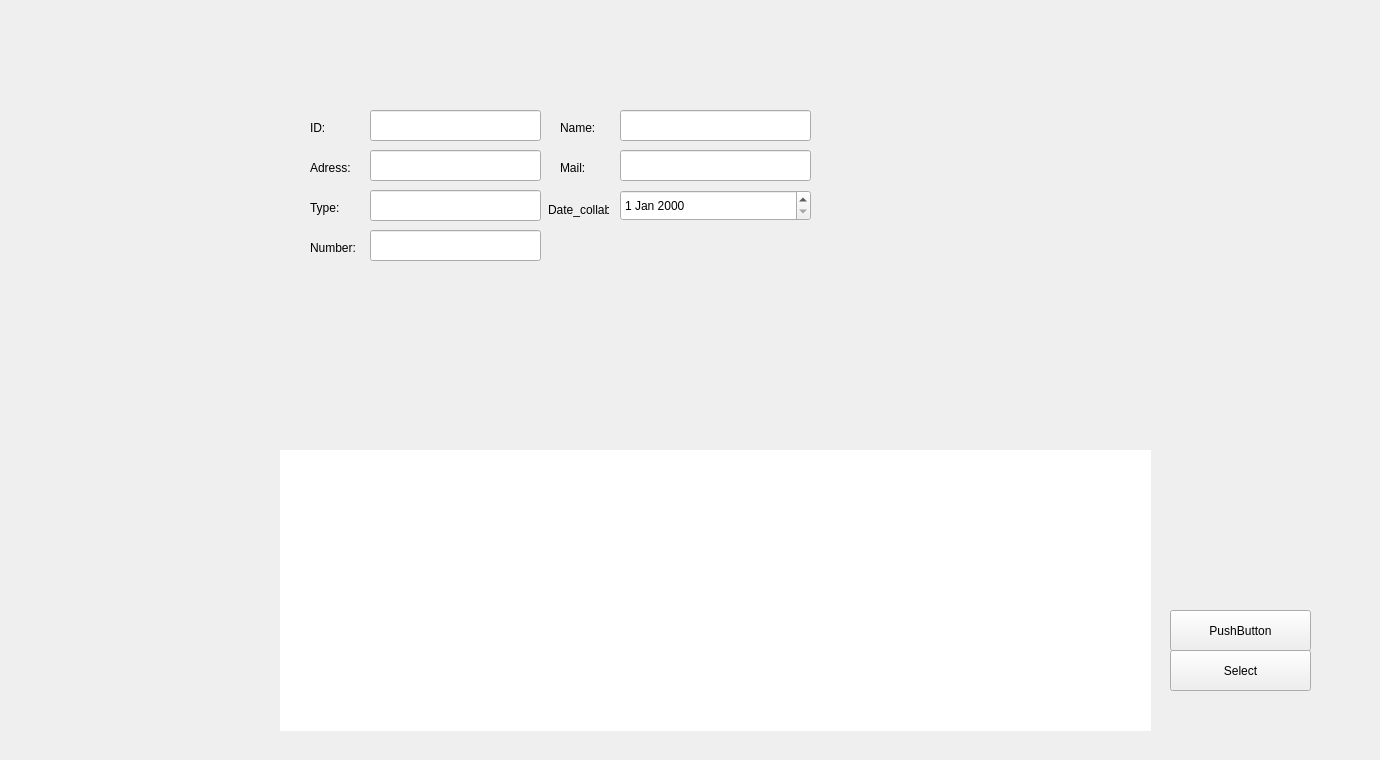
      <widget class="QWidget" name="page_8">
       <property name="styleSheet">
        <string notr="true">#page_8{
border-image:url(:ui_f.png);
background:none;
border:none;
background-repeat:none;
}</string>
       </property>
       <widget class="QPushButton" name="modify_button_f">
        <property name="geometry">
         <rect>
          <x>610</x>
          <y>280</y>
          <width>131</width>
          <height>41</height>
         </rect>
        </property>
        <property name="styleSheet">
         <string notr="true">#modify_button_f{
background-color:blue;

background:none;
border:none;
background-repeat:none;
}
#modify_button_f{
background-color:transparent;
border-image:url(:modify_on.png);
background:none;
border:none;
background-repeat:none;
}</string>
        </property>
        <property name="text">
         <string/>
        </property>
       </widget>
       <widget class="QPushButton" name="Delete_button_f">
        <property name="geometry">
         <rect>
          <x>740</x>
          <y>280</y>
          <width>141</width>
          <height>41</height>
         </rect>
        </property>
        <property name="sizePolicy">
         <sizepolicy hsizetype="Minimum" vsizetype="MinimumExpanding">
          <horstretch>0</horstretch>
          <verstretch>0</verstretch>
         </sizepolicy>
        </property>
        <property name="styleSheet">
         <string notr="true">#Delete_button_f{
background-color:blue;

background:none;
border:none;
background-repeat:none;
}
#Delete_button_f{
background-color:transparent;
border-image:url(:delete_on.png);
background:none;
border:none;
background-repeat:none;
}</string>
        </property>
        <property name="text">
         <string/>
        </property>
       </widget>
       <widget class="QPushButton" name="delete_conf_f">
        <property name="geometry">
         <rect>
          <x>660</x>
          <y>340</y>
          <width>381</width>
          <height>191</height>
         </rect>
        </property>
        <property name="styleSheet">
         <string notr="true">#delete_conf_f{
background-color:transparent;
border-image:url(:delete_conf_f.png);
background:none;
border:none;
background-repeat:none;
}</string>
        </property>
        <property name="text">
         <string/>
        </property>
       </widget>
       <widget class="QPushButton" name="delete_ok_f">
        <property name="geometry">
         <rect>
          <x>695</x>
          <y>474</y>
          <width>141</width>
          <height>41</height>
         </rect>
        </property>
        <property name="sizePolicy">
         <sizepolicy hsizetype="Minimum" vsizetype="Minimum">
          <horstretch>0</horstretch>
          <verstretch>0</verstretch>
         </sizepolicy>
        </property>
        <property name="styleSheet">
         <string notr="true">#delete_ok_f{
background-color:blue;

background:none;
border:none;
background-repeat:none;
}
#delete_ok_f:hover{
background-color:transparent;
border-image:url(:delet_ok.png);
background:none;
border:none;
background-repeat:none;
}</string>
        </property>
        <property name="text">
         <string/>
        </property>
       </widget>
       <widget class="QPushButton" name="cancel_delt_f">
        <property name="geometry">
         <rect>
          <x>869</x>
          <y>471</y>
          <width>135</width>
          <height>42</height>
         </rect>
        </property>
        <property name="autoFillBackground">
         <bool>false</bool>
        </property>
        <property name="styleSheet">
         <string notr="true">
#cancel_delt_f{
background-color:blue;

background:none;
border:none;
background-repeat:none;
}
#cancel_delt_f:hover{
background-color:transparent;
border-image:url(:delete_confirm.png);
background:none;
border:none;
background-repeat:none;
}</string>
        </property>
        <property name="text">
         <string/>
        </property>
       </widget>
       <widget class="QTableView" name="tableView_f">
        <property name="geometry">
         <rect>
          <x>280</x>
          <y>450</y>
          <width>871</width>
          <height>281</height>
         </rect>
        </property>
        <property name="styleSheet">
         <string notr="true">#tableView_f{
background-color:transparent;
background:none;
border:none;
background-repeat:none;
}</string>
        </property>
       </widget>
       <widget class="QLineEdit" name="search_f">
        <property name="geometry">
         <rect>
          <x>330</x>
          <y>30</y>
          <width>261</width>
          <height>61</height>
         </rect>
        </property>
        <property name="font">
         <font>
          <pointsize>16</pointsize>
         </font>
        </property>
        <property name="styleSheet">
         <string notr="true">#search_f{
background-color:blue;

background:transparent;
border:none;
background-repeat:none;
}</string>
        </property>
       </widget>
       <widget class="QLabel" name="emp_pic_f">
        <property name="geometry">
         <rect>
          <x>290</x>
          <y>160</y>
          <width>101</width>
          <height>101</height>
         </rect>
        </property>
        <property name="text">
         <string/>
        </property>
       </widget>
       <widget class="QPushButton" name="search_butt_2">
        <property name="geometry">
         <rect>
          <x>610</x>
          <y>31</y>
          <width>61</width>
          <height>61</height>
         </rect>
        </property>
        <property name="styleSheet">
         <string notr="true">#search_butt_2{
background-color:blue;

background:none;
border:none;
background-repeat:none;
}</string>
        </property>
        <property name="text">
         <string/>
        </property>
       </widget>
       <widget class="QLabel" name="name_label_f">
        <property name="geometry">
         <rect>
          <x>420</x>
          <y>200</y>
          <width>121</width>
          <height>61</height>
         </rect>
        </property>
        <property name="font">
         <font>
          <pointsize>12</pointsize>
         </font>
        </property>
        <property name="text">
         <string/>
        </property>
       </widget>
       <widget class="QPushButton" name="refresh_emp_f">
        <property name="geometry">
         <rect>
          <x>290</x>
          <y>160</y>
          <width>101</width>
          <height>101</height>
         </rect>
        </property>
        <property name="styleSheet">
         <string notr="true">#refresh_emp_f{
background-color:transparent;
background:none;
border:none;
background-repeat:none;
}</string>
        </property>
        <property name="text">
         <string/>
        </property>
       </widget>
       <widget class="QLabel" name="number_f">
        <property name="geometry">
         <rect>
          <x>745</x>
          <y>200</y>
          <width>161</width>
          <height>61</height>
         </rect>
        </property>
        <property name="font">
         <font>
          <pointsize>12</pointsize>
         </font>
        </property>
        <property name="text">
         <string/>
        </property>
       </widget>
       <widget class="QLabel" name="type">
        <property name="geometry">
         <rect>
          <x>920</x>
          <y>200</y>
          <width>161</width>
          <height>61</height>
         </rect>
        </property>
        <property name="font">
         <font>
          <pointsize>12</pointsize>
         </font>
        </property>
        <property name="text">
         <string/>
        </property>
       </widget>
       <widget class="QPushButton" name="export_f">
        <property name="geometry">
         <rect>
          <x>1300</x>
          <y>500</y>
          <width>71</width>
          <height>71</height>
         </rect>
        </property>
        <property name="styleSheet">
         <string notr="true">#export_f{
background-color:transparent;
border-image:url(:file.png);
background:none;
border:none;
background-repeat:none;
}</string>
        </property>
        <property name="text">
         <string/>
        </property>
       </widget>
       <widget class="QLabel" name="statis_f">
        <property name="geometry">
         <rect>
          <x>280</x>
          <y>510</y>
          <width>361</width>
          <height>241</height>
         </rect>
        </property>
        <property name="font">
         <font>
          <pointsize>9</pointsize>
         </font>
        </property>
        <property name="text">
         <string/>
        </property>
        <property name="pixmap">
         <pixmap resource="images/images.qrc">:/statbar.png</pixmap>
        </property>
       </widget>
       <widget class="QPushButton" name="toggle_statis_f">
        <property name="geometry">
         <rect>
          <x>240</x>
          <y>600</y>
          <width>51</width>
          <height>41</height>
         </rect>
        </property>
        <property name="styleSheet">
         <string notr="true">#toggle_statis_f{
background-color:blue;
background-color:transparent;
background:none;
border:none;
background-repeat:none;
}
</string>
        </property>
        <property name="text">
         <string/>
        </property>
       </widget>
       <widget class="QPushButton" name="pushButton_f">
        <property name="geometry">
         <rect>
          <x>330</x>
          <y>610</y>
          <width>141</width>
          <height>41</height>
         </rect>
        </property>
        <property name="styleSheet">
         <string notr="true">#pushButton_f{
background-color:blue;

background:transparent;
border:none;
background-repeat:none;
}</string>
        </property>
        <property name="text">
         <string/>
        </property>
       </widget>
       <widget class="QPushButton" name="pushButton_4">
        <property name="geometry">
         <rect>
          <x>30</x>
          <y>260</y>
          <width>231</width>
          <height>61</height>
         </rect>
        </property>
        <property name="styleSheet">
         <string notr="true">#pushButton_4{
background-color:blue;
background-color:transparent;
background:none;
border:none;
background-repeat:none;
}
</string>
        </property>
        <property name="text">
         <string/>
        </property>
       </widget>
       <widget class="QPushButton" name="pushButton_5">
        <property name="geometry">
         <rect>
          <x>40</x>
          <y>380</y>
          <width>171</width>
          <height>61</height>
         </rect>
        </property>
        <property name="styleSheet">
         <string notr="true">#pushButton_5{
background-color:blue;
background-color:transparent;
background:none;
border:none;
background-repeat:none;
}
</string>
        </property>
        <property name="text">
         <string/>
        </property>
       </widget>
       <widget class="QLabel" name="qr_image">
        <property name="geometry">
         <rect>
          <x>1150</x>
          <y>450</y>
          <width>151</width>
          <height>151</height>
         </rect>
        </property>
        <property name="text">
         <string/>
        </property>
       </widget>
       <widget class="QPushButton" name="generate_qrcode">
        <property name="geometry">
         <rect>
          <x>1170</x>
          <y>610</y>
          <width>141</width>
          <height>41</height>
         </rect>
        </property>
        <property name="text">
         <string>PushButton</string>
        </property>
       </widget>
       <widget class="QLineEdit" name="mail_f_2">
        <property name="geometry">
         <rect>
          <x>620</x>
          <y>150</y>
          <width>191</width>
          <height>31</height>
         </rect>
        </property>
        <property name="styleSheet">
         <string notr="true"/>
        </property>
       </widget>
       <widget class="QPushButton" name="add_employe_f">
        <property name="geometry">
         <rect>
          <x>360</x>
          <y>280</y>
          <width>141</width>
          <height>41</height>
         </rect>
        </property>
        <property name="styleSheet">
         <string notr="true">#add_employe_f{
background-color:blue;

background:none;
border:none;
background-repeat:none;
}
#add_employe_f{
background-color:transparent;
border-image:url(:add.png);
background:none;
border:none;
background-repeat:none;
}</string>
        </property>
        <property name="text">
         <string/>
        </property>
       </widget>
       <widget class="QLineEdit" name="name_f">
        <property name="geometry">
         <rect>
          <x>620</x>
          <y>110</y>
          <width>191</width>
          <height>31</height>
         </rect>
        </property>
        <property name="styleSheet">
         <string notr="true"/>
        </property>
       </widget>
       <widget class="QLineEdit" name="type_pf_f">
        <property name="geometry">
         <rect>
          <x>370</x>
          <y>190</y>
          <width>171</width>
          <height>31</height>
         </rect>
        </property>
        <property name="styleSheet">
         <string notr="true"/>
        </property>
       </widget>
       <widget class="QLineEdit" name="ID_f">
        <property name="enabled">
         <bool>true</bool>
        </property>
        <property name="geometry">
         <rect>
          <x>370</x>
          <y>110</y>
          <width>171</width>
          <height>31</height>
         </rect>
        </property>
        <property name="styleSheet">
         <string notr="true"/>
        </property>
       </widget>
       <widget class="QLineEdit" name="adress_f">
        <property name="geometry">
         <rect>
          <x>370</x>
          <y>150</y>
          <width>171</width>
          <height>31</height>
         </rect>
        </property>
        <property name="styleSheet">
         <string notr="true"/>
        </property>
       </widget>
       <widget class="QDateEdit" name="date_collab_f">
        <property name="geometry">
         <rect>
          <x>620</x>
          <y>190</y>
          <width>191</width>
          <height>31</height>
         </rect>
        </property>
        <property name="styleSheet">
         <string notr="true"/>
        </property>
       </widget>
       <widget class="QLineEdit" name="number_f_2">
        <property name="geometry">
         <rect>
          <x>370</x>
          <y>230</y>
          <width>171</width>
          <height>31</height>
         </rect>
        </property>
        <property name="styleSheet">
         <string notr="true"/>
        </property>
       </widget>
       <widget class="QLabel" name="label_19">
        <property name="geometry">
         <rect>
          <x>310</x>
          <y>120</y>
          <width>49</width>
          <height>16</height>
         </rect>
        </property>
        <property name="text">
         <string>ID:</string>
        </property>
       </widget>
       <widget class="QLabel" name="label_20">
        <property name="geometry">
         <rect>
          <x>560</x>
          <y>120</y>
          <width>49</width>
          <height>16</height>
         </rect>
        </property>
        <property name="text">
         <string>Name:</string>
        </property>
       </widget>
       <widget class="QLabel" name="label_21">
        <property name="geometry">
         <rect>
          <x>560</x>
          <y>160</y>
          <width>49</width>
          <height>16</height>
         </rect>
        </property>
        <property name="text">
         <string>Mail:</string>
        </property>
       </widget>
       <widget class="QLabel" name="label_22">
        <property name="geometry">
         <rect>
          <x>548</x>
          <y>200</y>
          <width>61</width>
          <height>20</height>
         </rect>
        </property>
        <property name="text">
         <string>Date_collab</string>
        </property>
       </widget>
       <widget class="QLabel" name="label_23">
        <property name="geometry">
         <rect>
          <x>310</x>
          <y>160</y>
          <width>49</width>
          <height>16</height>
         </rect>
        </property>
        <property name="text">
         <string>Adress:</string>
        </property>
       </widget>
       <widget class="QLabel" name="label_24">
        <property name="geometry">
         <rect>
          <x>310</x>
          <y>200</y>
          <width>49</width>
          <height>16</height>
         </rect>
        </property>
        <property name="text">
         <string>Type:</string>
        </property>
       </widget>
       <widget class="QLabel" name="label_25">
        <property name="geometry">
         <rect>
          <x>310</x>
          <y>240</y>
          <width>49</width>
          <height>16</height>
         </rect>
        </property>
        <property name="text">
         <string>Number:</string>
        </property>
       </widget>
       <widget class="QPushButton" name="modify_button_f_2">
        <property name="geometry">
         <rect>
          <x>1170</x>
          <y>650</y>
          <width>141</width>
          <height>41</height>
         </rect>
        </property>
        <property name="styleSheet">
         <string notr="true">#modify_button_f{
background-color:blue;

background:none;
border:none;
background-repeat:none;
}
#modify_button_f{
background-color:transparent;
border-image:url(:modify_on.png);
background:none;
border:none;
background-repeat:none;
}</string>
        </property>
        <property name="text">
         <string>Select</string>
        </property>
       </widget>
       <zorder>modify_button_f</zorder>
       <zorder>Delete_button_f</zorder>
       <zorder>tableView_f</zorder>
       <zorder>search_f</zorder>
       <zorder>emp_pic_f</zorder>
       <zorder>search_butt_2</zorder>
       <zorder>name_label_f</zorder>
       <zorder>refresh_emp_f</zorder>
       <zorder>export_f</zorder>
       <zorder>statis_f</zorder>
       <zorder>toggle_statis_f</zorder>
       <zorder>pushButton_f</zorder>
       <zorder>delete_conf_f</zorder>
       <zorder>delete_ok_f</zorder>
       <zorder>cancel_delt_f</zorder>
       <zorder>type</zorder>
       <zorder>number_f</zorder>
       <zorder>pushButton_4</zorder>
       <zorder>pushButton_5</zorder>
       <zorder>qr_image</zorder>
       <zorder>generate_qrcode</zorder>
       <zorder>mail_f_2</zorder>
       <zorder>add_employe_f</zorder>
       <zorder>name_f</zorder>
       <zorder>type_pf_f</zorder>
       <zorder>ID_f</zorder>
       <zorder>adress_f</zorder>
       <zorder>date_collab_f</zorder>
       <zorder>number_f_2</zorder>
       <zorder>label_19</zorder>
       <zorder>label_20</zorder>
       <zorder>label_21</zorder>
       <zorder>label_22</zorder>
       <zorder>label_23</zorder>
       <zorder>label_24</zorder>
       <zorder>label_25</zorder>
       <zorder>modify_button_f_2</zorder>
      </widget>
